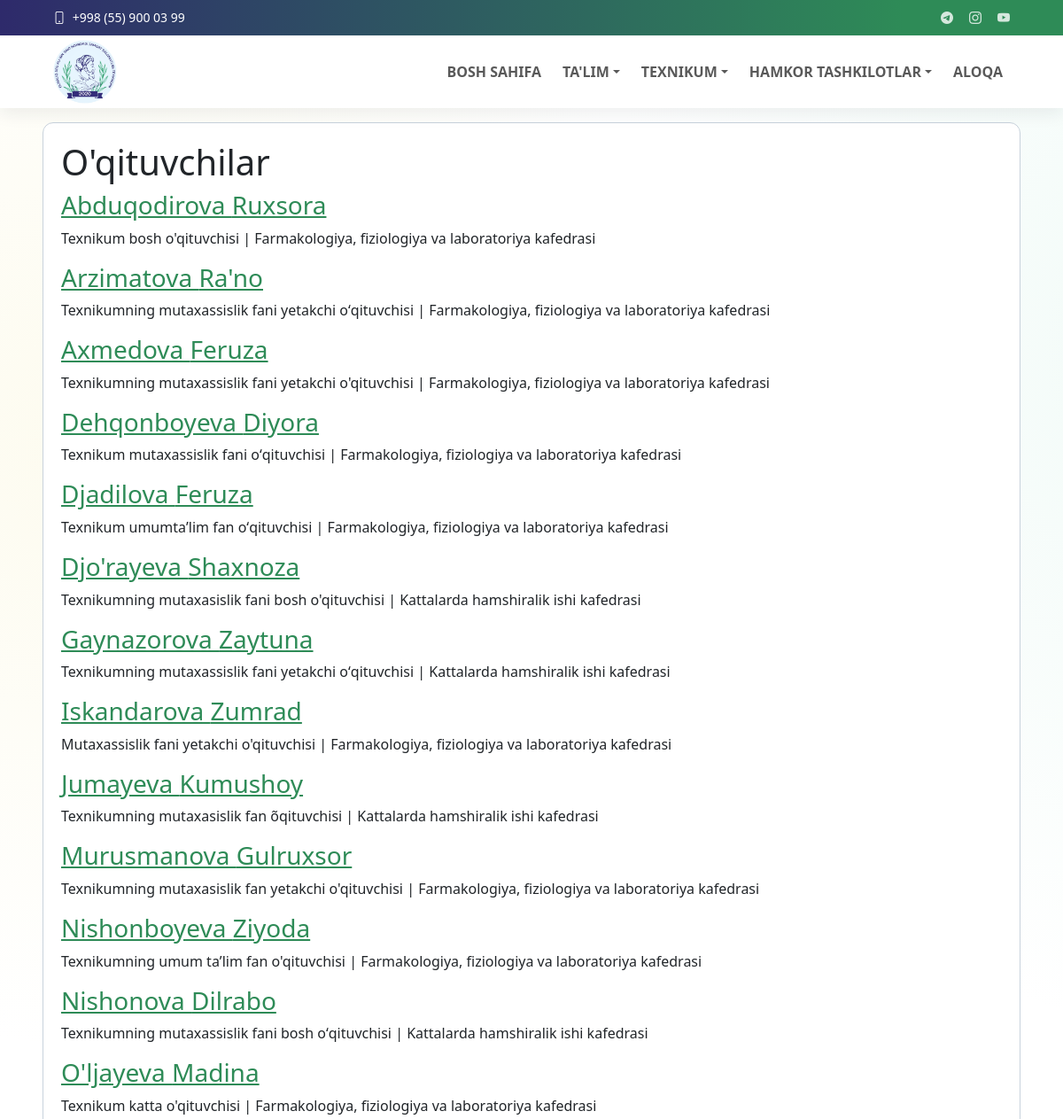
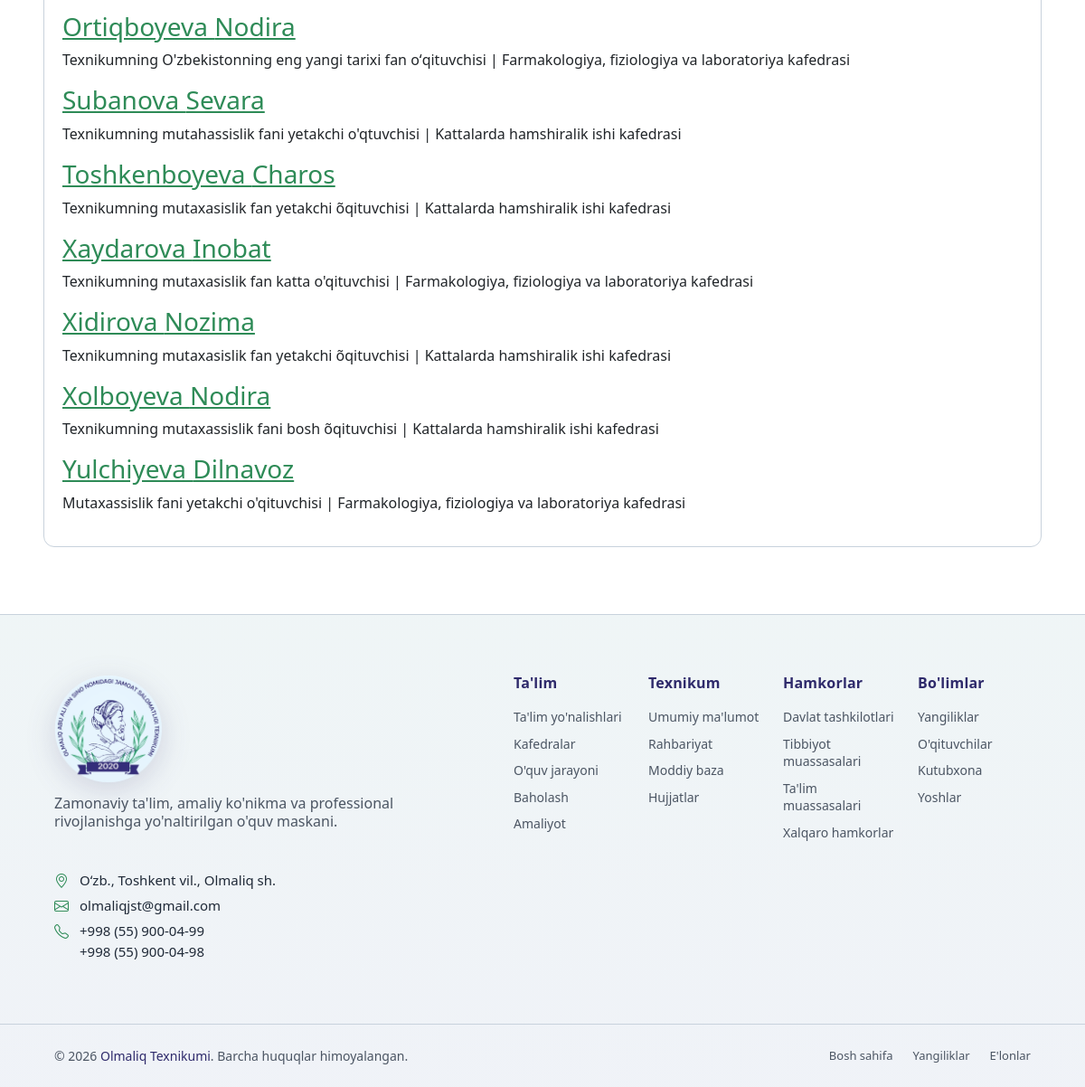
Before: /uqtuvchilar/ with the older database file (2 pictures, top to bottom).
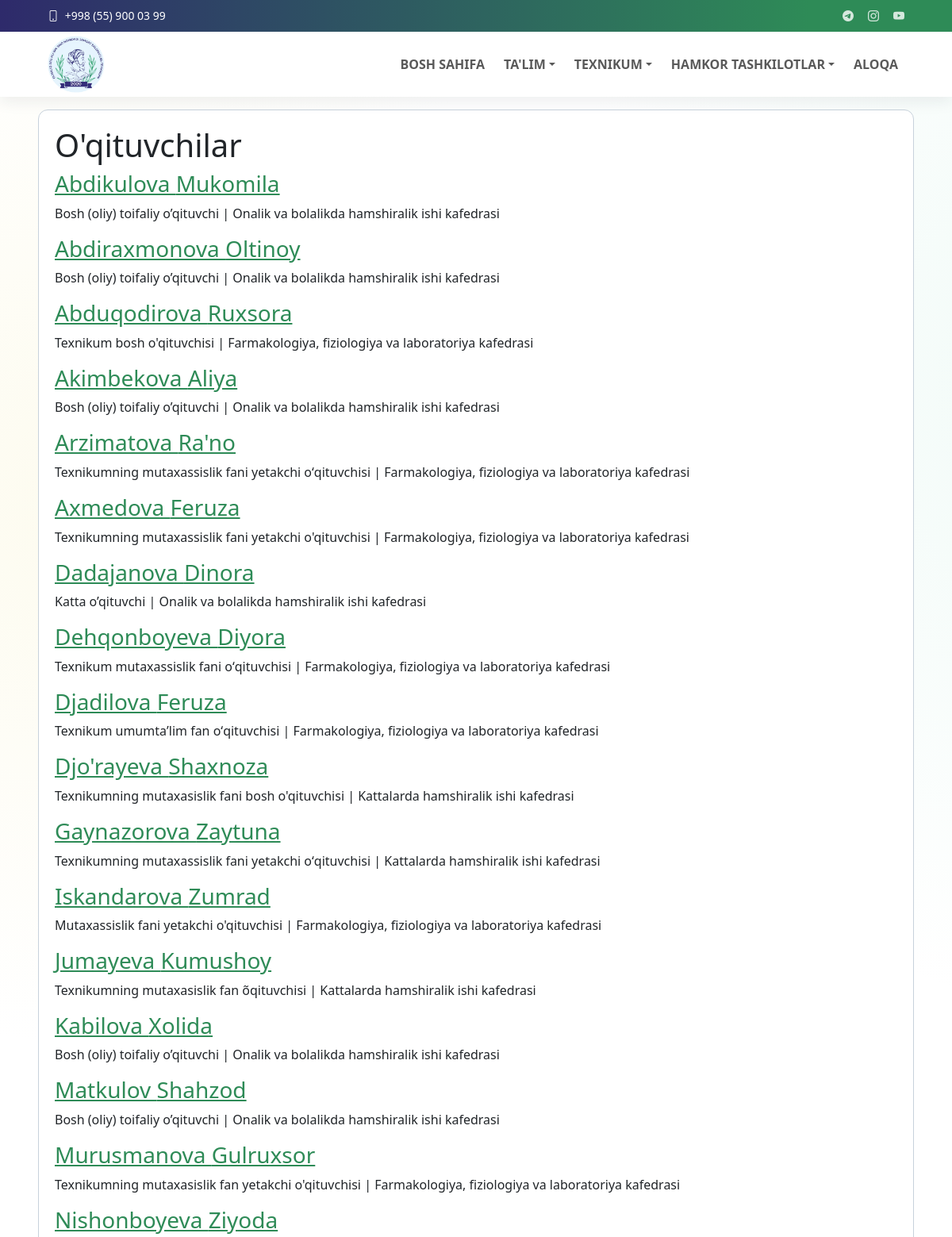
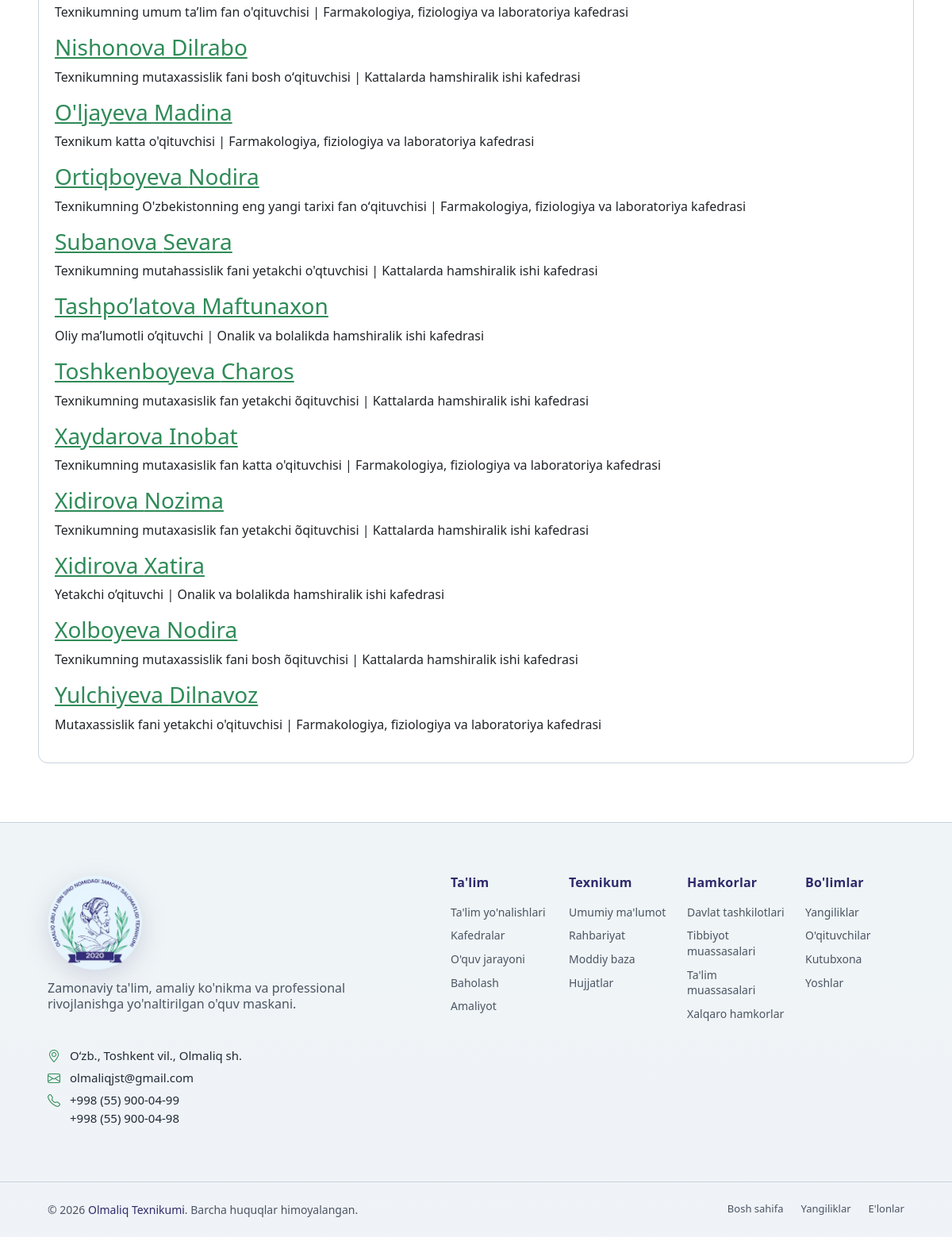
After: the same page with the newer database file (2 pictures, top to bottom).
### core/models.py (models this page shows, shortened)
class TopbarSettings(models.Model):
    email = models.EmailField(blank=True)
    phone = models.CharField(max_length=50, blank=True)
    telegram_url = models.URLField(blank=True)
    instagram_url = models.URLField(blank=True)
    youtube_url = models.URLField(blank=True)
    is_active = models.BooleanField(default=True)
    updated_at = models.DateTimeField(auto_now=True)
    class Meta:
        ordering = ['-updated_at', '-id']
        verbose_name = "Topbar sozlamasi"
        verbose_name_plural = "Topbar sozlamalari"

### faculty/models.py (models this page shows, shortened)
class Teacher(models.Model):
    first_name = models.CharField(max_length=100)
    last_name = models.CharField(max_length=100)
    middle_name = models.CharField(max_length=100, blank=True)
    department = models.ForeignKey(Department, on_delete=models.CASCADE)
    position = models.CharField(max_length=200)
    scientific_degree = models.CharField(max_length=200, blank=True)
    experience_years = models.PositiveIntegerField(default=0)
    bio = models.TextField(blank=True)
    image = models.ImageField(upload_to='teachers/', blank=True, null=True)
    email = models.EmailField(blank=True)
    phone = models.CharField(max_length=30, blank=True)
    class Meta:
        ordering = ['last_name', 'first_name']
        verbose_name = "O'qituvchi"
        verbose_name_plural = "O'qituvchilar"

### departments/models.py (models this page shows, shortened)
class Department(models.Model):
    name = models.CharField(max_length=200)
    slug = models.SlugField(unique=True)
    description = models.TextField()
    head = models.OneToOneField(
        DepartmentHead,
        on_delete=models.PROTECT,
        related_name='department',
    )
    image = models.ImageField(upload_to='departments/', blank=True, null=True)
    created_at = models.DateTimeField(auto_now_add=True)
    class Meta:
        ordering = ['name']
        verbose_name = "Kafedra"
        verbose_name_plural = "Kafedralar"

### faculty/views.py (the view)
# urls.py: path('', views.teacher_list, name='teacher_list'),
def teacher_list(request):
    items = Teacher.objects.select_related('department').all()
    return render(request, 'faculty/teacher_list.html', {'teachers': items})

### core/context_processors.py (called while the page is built)
def menu_context(request):
    menu_items = (
        Menu.objects.filter(parent__isnull=True, is_active=True)
        .prefetch_related('children')
        .order_by('order', 'id')
    )
    topbar = TopbarSettings.objects.filter(is_active=True).first()
    return {
        'menu_items': menu_items,
        'topbar_settings': topbar,
    }

### faculty/templates/faculty/teacher_list.html (shortened to what this page needs)
{% extends 'base.html' %}
{% block content %}
<section class="card">
    <h1>O'qituvchilar</h1>
    {% for teacher in teachers %}
        <div class="item">
            <h3><a href="{% url 'faculty:teacher_detail' teacher.id %}">{{ teacher.last_name }} {{ teacher.first_name }}</a></h3>
            <p>{{ teacher.position }} | {{ teacher.department.name }}</p>
        </div>
    {% empty %}
        <p>O'qituvchilar ro'yxati bo'sh.</p>
    {% endfor %}
</section>
{% endblock %}

### templates/base.html (shortened to what this page needs)
{% load static %}
<!DOCTYPE html>
<html lang="uz">
<head>
    <link href="https://cdn.jsdelivr.net/npm/bootstrap@5.3.3/dist/css/bootstrap.min.css" rel="stylesheet">
    <link href="https://cdn.jsdelivr.net/npm/bootstrap-icons@1.11.3/font/bootstrap-icons.min.css" rel="stylesheet">
    <link rel="stylesheet" href="{% static 'css/style.css' %}">
    <link rel="stylesheet" href="{% static 'css/responsive.css' %}">
    <link rel="stylesheet" href="{% static 'css/admin.css' %}">
</head>
<body>
    {% include 'includes/header.html' %}
    <main class="container page-content">
        {% block content %}{% endblock %}
    </main>
    {% include 'includes/footer.html' %}
</body>
</html>

### templates/includes/header.html (shortened to what this page needs)
{% load static %}
<header id="header" class="header fixed-top">
    <div class="topbar d-flex align-items-center">
        <div class="container d-flex justify-content-center justify-content-md-between">
           <div class="contact-info d-flex align-items-center gap-3">
                <div class="d-flex align-items-center">
                    <a href="tel:{{ topbar_settings.phone }}" class="link-underline link-underline-opacity-0 lh-1">
                        <i class="bi bi-phone me-1"></i>
                    <span>{{ topbar_settings.phone }}</span>
                    </a>
                </div>
            </div>
            <div class="social-links d-flex align-items-center">
                <a href="{{ topbar_settings.telegram_url }}" target="_blank" rel="noopener" aria-label="Telegram"><i class="bi bi-telegram"></i></a>
                <a href="{{ topbar_settings.instagram_url }}" target="_blank" rel="noopener" aria-label="Instagram"><i class="bi bi-instagram"></i></a>
                <a href="{{ topbar_settings.youtube_url }}" target="_blank" rel="noopener" aria-label="YouTube"><i class="bi bi-youtube"></i></a>
            </div>
        </div>
    </div>
    <div class="branding d-flex align-items-center">
        <nav class="navbar navbar-expand-lg  py-0 w-100">
            <div class="container position-relative d-flex align-items-center justify-content-between">
                <a class="navbar-brand brand d-flex align-items-center gap-2" href="{% url 'core:home' %}">
                    <img class="brand-logo" src="{% static 'images/logo.png' %}" alt="Olmaliq texnikumi logosi">
                </a>
                <div class="collapse navbar-collapse" id="mainNavbar">
                    {% with ns=request.resolver_match.namespace name=request.resolver_match.url_name %}
                    <ul class="navbar-nav ms-auto mb-2 mb-lg-0 align-items-lg-center gap-lg-2">
                        <li class="nav-item">
                            <a class="nav-link {% if ns == 'core' and name == 'home' %}active{% endif %}" href="{% url 'core:home' %}" {% if ns == 'core' and name == 'home' %}aria-current="page"{% endif %}>Bosh sahifa</a>
                        </li>
                        <li class="nav-item dropdown">
                            <a class="nav-link dropdown-toggle " href="#" role="button" data-bs-toggle="dropdown" aria-expanded="false" >Ta'lim</a>
                        </li>
                        <li class="nav-item dropdown">
                            <a class="nav-link dropdown-toggle " href="#" role="button" data-bs-toggle="dropdown" aria-expanded="false" >Texnikum</a>
                        </li>
                        <li class="nav-item dropdown">
                            <a class="nav-link dropdown-toggle " href="#" role="button" data-bs-toggle="dropdown" aria-expanded="false" >Hamkor tashkilotlar</a>
                        </li>
                        <li class="nav-item">
                            <a class="nav-link {% if ns == 'contact' %}active{% endif %}" href="{% url 'contact:contact' %}" {% if ns == 'contact' %}aria-current="page"{% endif %}>Aloqa</a>
                        </li>
                    </ul>
                    {% endwith %}
                </div>
            </div>
        </nav>
    </div>
</header>

### templates/includes/footer.html
{% load static %}
<footer id="footer" class="footer-16 footer position-relative">
    <div class="container">
        <div class="footer-main">
            <div class="row align-items-start">
                <div class="col-lg-5">
                    <div class="brand-section">
                        <a href="{% url 'core:home' %}" class="logo d-inline-flex align-items-center mb-2" aria-label="Olmaliq texnikumi bosh sahifasi">
                            <img class="footer-brand-logo" src="{% static 'images/logo.png' %}" alt="Olmaliq texnikumi logosi">
                        </a>
                        <p class="brand-description lh-sm">
                            Zamonaviy ta'lim, amaliy ko'nikma va professional rivojlanishga yo'naltirilgan o'quv maskani.
                        </p>
                        <div class="contact-info mt-5">
                            <div class="contact-item">
                                <i class="bi bi-geo-alt"></i>
                                <a href="https://yandex.uz/maps/?text=Olmaliq%20shahri%2C%20O%27zbekiston" target="_blank" rel="noopener">
                                    Oʻzb., Toshkent vil., Olmaliq sh.
                                </a>
                            </div>
                            <div class="contact-item">
                                <i class="bi bi-envelope"></i>
                                <a href="mailto:olmaliqjst@gmail.com">olmaliqjst@gmail.com</a>
                            </div>
                            <div class="contact-item contact-item--phones">
                                <i class="bi bi-telephone"></i>
                                <div class="phone-links d-flex flex-column gap-2">
                                    <a href="tel:+998559000499">+998 (55) 900-04-99</a>
                                    <a href="tel:+998559000498">+998 (55) 900-04-98</a>
                                </div>
                            </div>
                        </div>
                    </div>
                </div>
                <div class="col-lg-7">
                    <div class="footer-nav-wrapper">
                        <div class="row">
                            <div class="col-6 col-lg-3">
                                <div class="nav-column">
                                    <h6>Ta'lim</h6>
                                    <nav class="footer-nav">
                                        <a href="{% url 'education:directions' %}">Ta'lim yo'nalishlari</a>
                                        <a href="{% url 'education:departments_list' %}">Kafedralar</a>
                                        <a href="{% url 'education:process' %}">O'quv jarayoni</a>
                                        <a href="{% url 'education:assessment' %}">Baholash</a>
                                        <a href="{% url 'education:practice' %}">Amaliyot</a>
                                    </nav>
                                </div>
                            </div>
                            <div class="col-6 col-lg-3">
                                <div class="nav-column">
                                    <h6>Texnikum</h6>
                                    <nav class="footer-nav">
                                        <a href="{% url 'core:about' %}">Umumiy ma'lumot</a>
                                        <a href="{% url 'core:leadership' %}">Rahbariyat</a>
                                        <a href="{% url 'core:material_base' %}">Moddiy baza</a>
                                        <a href="{% url 'core:documents' %}">Hujjatlar</a>
                                    </nav>
                                </div>
                            </div>
                            <div class="col-6 col-lg-3">
                                <div class="nav-column">
                                    <h6>Hamkorlar</h6>
                                    <nav class="footer-nav">
                                        <a href="{% url 'partners:partner_list' %}#davlat-tashkilotlari">Davlat tashkilotlari</a>
                                        <a href="{% url 'partners:partner_list' %}#tibbiyot-muassasalari">Tibbiyot muassasalari</a>
                                        <a href="{% url 'partners:partner_list' %}#talim-muassasalari">Ta'lim muassasalari</a>
                                        <a href="{% url 'partners:partner_list' %}#xalqaro-hamkorlar">Xalqaro hamkorlar</a>
                                    </nav>
                                </div>
                            </div>
                            <div class="col-6 col-lg-3">
                                <div class="nav-column">
                                    <h6>Bo'limlar</h6>
                                    <nav class="footer-nav">
                                        <a href="{% url 'news:news_list' %}">Yangiliklar</a>
                                        <a href="{% url 'faculty:teacher_list' %}">O'qituvchilar</a>
                                        <a href="{% url 'library:book_list' %}">Kutubxona</a>
                                        <a href="{% url 'youth:index' %}">Yoshlar</a>
                                    </nav>
                                </div>
                            </div>
                        </div>
                    </div>
                </div>
            </div>
        </div>
    </div>
    <div class="footer-bottom">
        <div class="container">
            <div class="bottom-content">
                <div class="row align-items-center">
                    <div class="col-lg-6">
                        <div class="copyright">
                            <p>&copy; {% now "Y" %} <span class="sitename">Olmaliq Texnikumi</span>. Barcha huquqlar himoyalangan.</p>
                        </div>
                    </div>
                    <div class="col-lg-6">
                        <div class="legal-links">
                            <a href="{% url 'core:home' %}">Bosh sahifa</a>
                            <a href="{% url 'news:news_list' %}">Yangiliklar</a>
                            <a href="{% url 'core:announcements_list' %}">E'lonlar</a>
                        </div>
                    </div>
                </div>
            </div>
        </div>
    </div>
</footer>

Changed rows visible on the page:
added Teacher: last_name "Abdikulova", first_name "Mukomila", position "Bosh (oliy) toifaliy o’qituvchi", department.name "Onalik va bolalikda hamshiralik ishi kafedrasi"
added Teacher: last_name "Abdiraxmonova", first_name "Oltinoy", position "Bosh (oliy) toifaliy o’qituvchi", department.name "Onalik va bolalikda hamshiralik ishi kafedrasi"
added Teacher: last_name "Akimbekova", first_name "Aliya", position "Bosh (oliy) toifaliy o’qituvchi", department.name "Onalik va bolalikda hamshiralik ishi kafedrasi"
added Teacher: last_name "Dadajanova", first_name "Dinora", position "Katta o’qituvchi", department.name "Onalik va bolalikda hamshiralik ishi kafedrasi"
added Teacher: last_name "Kabilova", first_name "Xolida", position "Bosh (oliy) toifaliy o’qituvchi", department.name "Onalik va bolalikda hamshiralik ishi kafedrasi"
added Teacher: last_name "Matkulov", first_name "Shahzod", position "Bosh (oliy) toifaliy o’qituvchi", department.name "Onalik va bolalikda hamshiralik ishi kafedrasi"
added Teacher: last_name "Tashpo’latova", first_name "Maftunaxon", position "Oliy ma’lumotli o’qituvchi", department.name "Onalik va bolalikda hamshiralik ishi kafedrasi"
added Teacher: last_name "Xidirova", first_name "Xatira", position "Yetakchi o’qituvchi", department.name "Onalik va bolalikda hamshiralik ishi kafedrasi"
